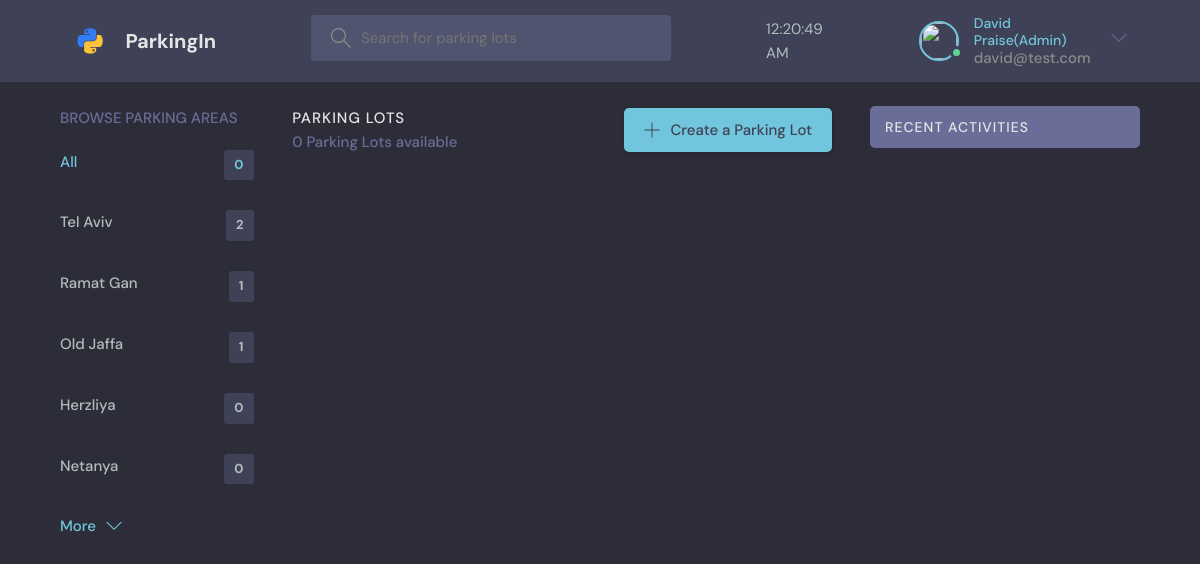
/ParkingIn/?q=Herzliya (signed in), run on the app's committed database.
### parking/models.py (models this page shows, shortened)
class User(AbstractUser):
    name = models.CharField(max_length=50, null=True)
    email = models.EmailField(unique=True, null=True)
    car_num = models.CharField(unique=False, null=True, max_length=10)
    avater = models.ImageField(null=True, default="avatar.svg")
    balance = models.FloatField(null=True, default=0)
    USERNAME_FIELD = 'email'
    REQUIRED_FIELDS = []

class LotType(models.Model):
    name = models.CharField(max_length=200)
    price = models.FloatField(null=True)

### parking/views.py (the view)
# urls.py: path('', views.parkingHome, name="parking-home"),
def parkingHome(request):
    q = request.GET.get('q') if request.GET.get('q') != None else ''
    lots = ParkingLot.objects.filter(
        Q(lot_type__name__icontains=q) |
        Q(name__icontains=q)
    )
    lot_count = lots.count()
    lot_types = LotType.objects.all()[0:5]
    parking_tickets = ParkingTicket.objects.filter(
        Q(parkingLot__lot_type__name__icontains=q))[0:5]
    context = {'lots': lots, 'lot_types': lot_types,
               'lot_count': lot_count, 'parking_tickets': parking_tickets}
    return render(request, 'parking_home.html', context)

### parking/templates/parking_home.html (shortened to what this page needs)
{% extends 'parking_base.html' %} {% block content %}
<main class="layout layout--3">
    <div class="container">
      {% include 'lotsarea_component.html' %}
      <div class="roomList">
        <div class="roomList__header">
          <div>
            <h2>Parking Lots</h2>
            <p>{{lots.count}} Parking Lots available</p>
          </div>
          {% if request.user.is_superuser %}
            <a class="btn btn--main" href="{% url 'create-parking-lot' %}">
              <svg version="1.1" xmlns="http://www.w3.org/2000/svg" width="32" height="32" viewBox="0 0 32 32">
                <title>add</title>
                <path
                  d="M16.943 0.943h-1.885v14.115h-14.115v1.885h14.115v14.115h1.885v-14.115h14.115v-1.885h-14.115v-14.115z">
                </path>
              </svg>
              Create a Parking Lot
            </a>
            {% endif %}
        </div>
      </div>
      {% include 'activity_component.html' %}
    </div>
  </main>
{% endblock %}

### templates/parking_navbar.html (shortened to what this page needs)
{% load static %}
<header class="header header--loggedIn">
    <div class="container">
        <a href="{% url 'parking-home' %}" class="header__logo">
            <img src="{% static 'images/logo.svg' %}" />
            <h1>ParkingIn</h1>
        </a>
        <form class="header__search" method="GET" action="{% url 'parking-home' %}">
            <label>
                <input name="q" placeholder="Search for parking lots" />
            </label>
        </form>
        <div class="container" id = "clock" onload="currentTime()"></div>
        <nav class="header__menu">
            {% if request.user.is_authenticated %}
                {% if request.user.is_superuser %}
                <div class="header__user">
                    <a href="{% url 'my-tickets' user.id %}">
                        <div class="avatar avatar--medium active">
                            <img src="{{request.user.avatar.url}}" />
                        </div>
                        <p><span>{{request.user.name}}(Admin)</span>{{request.user.email}}</p>
                    </a>
                    <button class="dropdown-button">
                        <svg version="1.1" xmlns="http://www.w3.org/2000/svg" width="32" height="32" viewBox="0 0 32 32">
                            <title>chevron-down</title>
                            <path d="M16 21l-13-13h-3l16 16 16-16h-3l-13 13z"></path>
                        </svg>
                    </button>
                </div>
                {% endif %}
            {% else %}
            <a href="{% url 'parking-login' %}">
                <img src="{% static 'images/avatar.svg' %}" />
                <p>Login</p>
            </a>
            {% endif %}
        </nav>
    </div>
</header>

### parking/templates/lotsarea_component.html
<div class="topics">
    <div class="topics__header">
        <h2>Browse Parking Areas</h2>
    </div>
    <ul class="topics__list">
        <li>
            <a href="{% url 'parking-home' %}" class="active">All <span>{{lots.count}}</span></a>
        </li>
        {% for lot in lot_types %}
        <li>
            <a href="{% url 'parking-home' %}?q={{lot.name}}">{{lot.name}}<span>{{lot.parkinglot_set.all.count}}</span></a>
        </li>
        {% endfor %}
    </ul>
    <a class="btn btn--link" href="{% url 'parking-areas' %}">
        More
        <svg version="1.1" xmlns="http://www.w3.org/2000/svg" width="32" height="32" viewBox="0 0 32 32">
            <title>chevron-down</title>
            <path d="M16 21l-13-13h-3l16 16 16-16h-3l-13 13z"></path>
        </svg>
    </a>
</div>

### data on the page
User: user.name "David Praise", user.email "david@test.com"
LotType: name "Tel Aviv", parkinglot_set.all.count "2"
LotType: name "Ramat Gan", parkinglot_set.all.count "1"
LotType: name "Old Jaffa", parkinglot_set.all.count "1"
LotType: name "Herzliya", parkinglot_set.all.count "0"
LotType: name "Netanya", parkinglot_set.all.count "0"

### other printed values
{{ lots.count }} "0"
